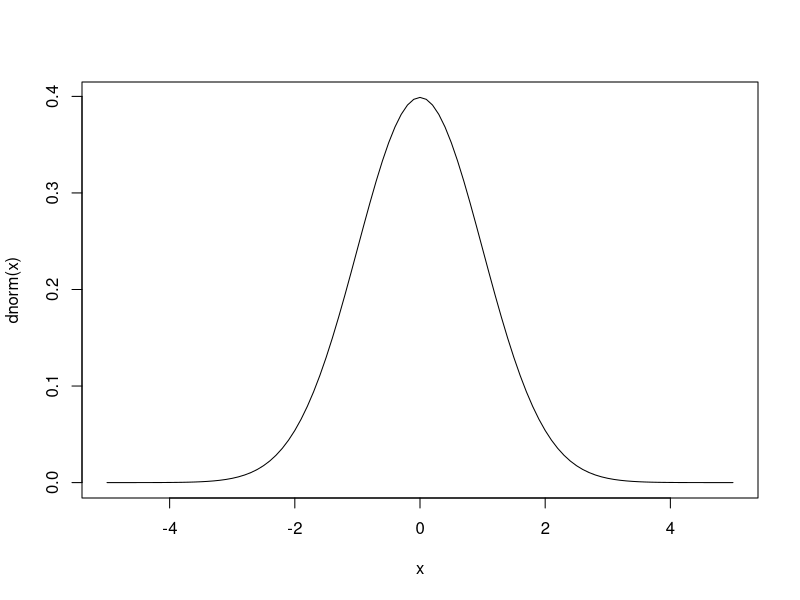
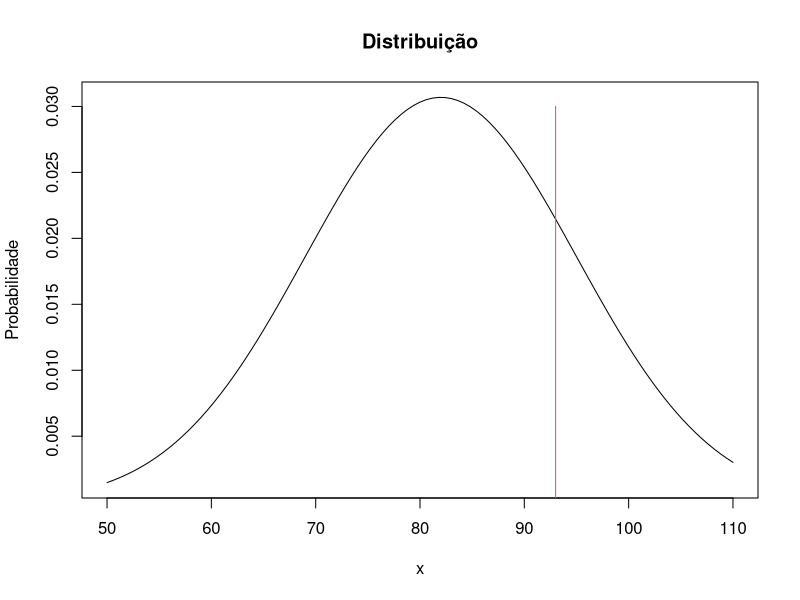
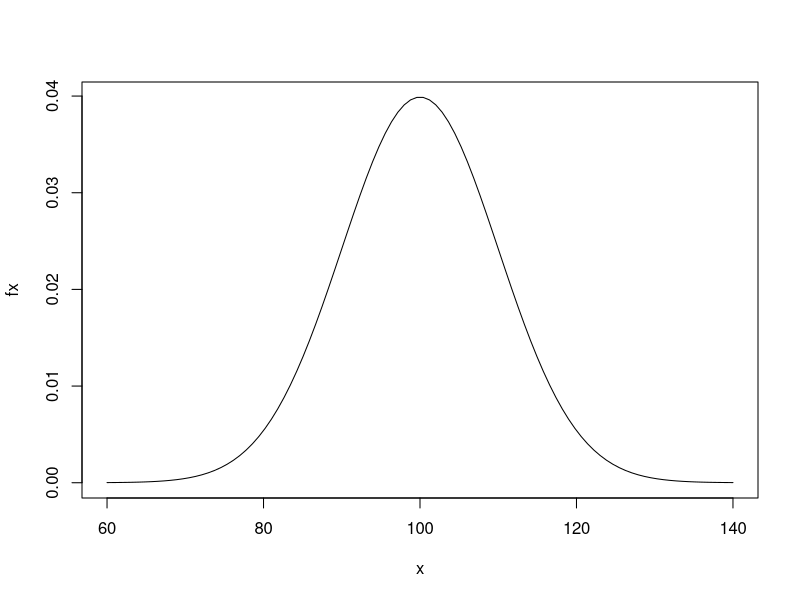
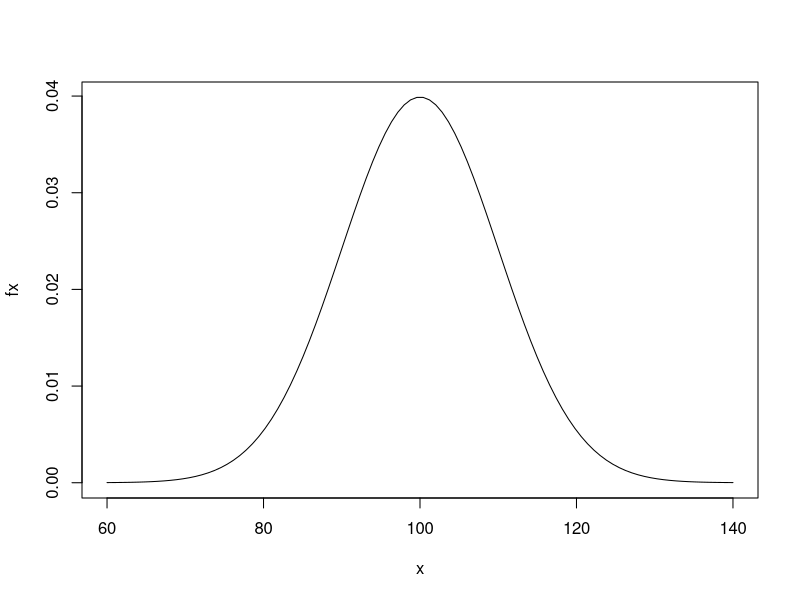
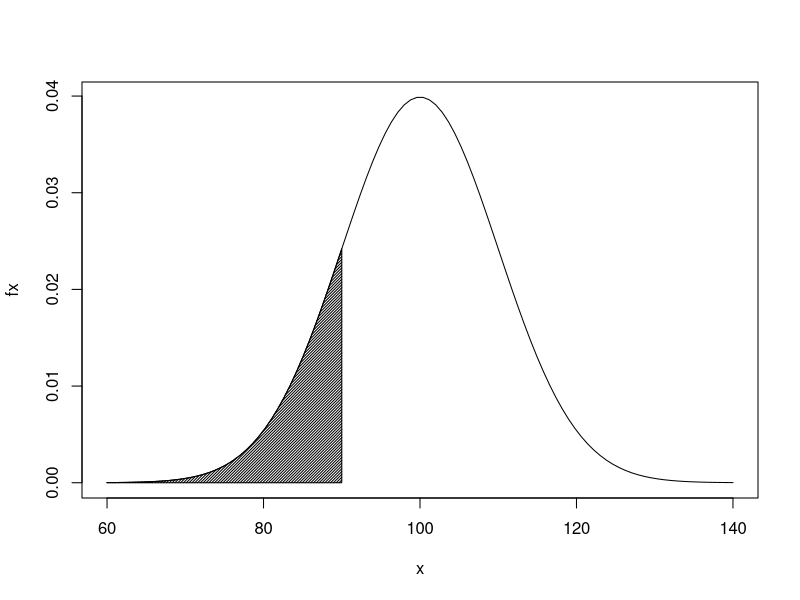

Recreate these plots in R, in order.
# Sua importância se deve a vários fatores, entre eles temos o teorema central do limite, 
# o qual é um resultado fundamental em aplicações práticas e teóricas, pois garante que, 
# mesmo que os dados não sejam distribuídos segundo uma normal, a média dos dados converge para 
# uma distribuição normal conforme o número de dados aumenta.


# Exercício 1) Uma pesquisa contratada por uma oficina mecânica indica que, para cada ida à oficina,
# um cliente gasta uma média de 45 minutos com um desvio padrão de 12 minutos. O tempo gasto na 
# oficina é normalmente distribuído e representado pela variável aleatória 𝑥. Encontre o que é pedido
# para as seguintes situações:

# a) A probabilidade de um cliente, ao entrar na oficina, demorar entre 24 e 54 minutos.
pnorm (54, 45, 12) - pnorm (24, 45, 12)

# b) A probabilidade de um cliente, ao entrar na oficina, demorar mais de 39 minutos.
1 - pnorm (39, 45, 12)

# c) Se 15 clientes entram na oficina, quantos deles devem permanecer por mais de 39 minutos?
15 * (1 - pnorm (39, 45, 12))

# Exemplo 2) Para uma distribuição normal padrão, calcule: 
# a) A função de probabilidade acumulada 𝐹(𝑥) até −1.
pnorm (-1)

# b) O valor de 𝑎 tal que 𝑃(𝑋 ≤ 𝑎) = 0,975.
qnorm (0.975)

# c) Uma amostra de 5 elementos.
rnorm (5)

# Exemplo 3) Qual a probabilidade de ocorrência de um valor menor que 20 em uma distribuição
# normal de média 50 e desvio padrão igual a 15?
valor.referencia <- 20
media <- 50
desvio.padrao <- 15
pnorm (valor.referencia, media, desvio.padrao)

# Qual seria o resultado esperado se o valor de referência fosse 50?
pnorm (50, 50, 15)

# Qual seria o resultado esperado se o valor de referência fosse 20 e o desvio padrão 30?
pnorm (20, 50, 30)

# Exemplo 4) Desenhe uma curva de uma distribuição normal padrão entre −5 e 5.
curve (dnorm (x), -5, 5)

# Exercício 2) Um time de futebol coletou dados referentes ao peso de seus jogadores inscritos 
# em um campeonato. Sabendo-se que o peso da população de jogadores segue uma distribuição normal 
# com média 82 e desvio padrão 13, calcule:

# a) A probabilidade de se encontrar um jogador com mais de 93 quilos.
1 - pnorm (93, 82, 13)

# b) O valor do peso para o qual a probabilidade de se encontrar valores menores que o deste 
# seja de 70%.

qnorm (0.7, 82, 13)

# Exemplo 5) Plote o gráfico do exercício anterior:
curve (dnorm (x, 82, 13),
50, 110, #limites do gráfico
main = "Distribuição",
ylab = "Probabilidade")
lines (c (93, 93), #início e fim da linha em relação ao eixo x
c (0, 0.03), #início e fim da linha em relação ao eixo y
col = 2) #cor vermelha


# A probabilidade de um evento em uma distribuição contínua é uma área sob a curva da distribuição. 
# Vamos reforçar esta ideia com um exemplo.
# Seja 𝑋 uma variável aleatória com distribuição 𝑋~𝑁 𝜇, 𝜎2 = 𝑁(100, 100).
# Para calcular a probabilidade 𝑃 𝑋 ≤ 95 , podemos usar o comando:
pnorm (95, 100, 10)

# Vamos escrever uma função em R que represente 𝑓(𝑥) para a distribuição Normal.
funcao.normal <- function (x) {
    fx <- (1 / sqrt (2 * pi * 100)) * exp ((-1 / 200) * (x - 100)^2)
    return (fx)
}

x <- seq (60, 140, length.out = 100)
fx <- funcao.normal (x)
plot (x, fx, type = "l")

# Para marcar no gráfico a área que corresponde à probabilidade pedida, criamos um polígono.

x <- seq (60, 140, length.out = 100)
fx <- funcao.normal (x)
plot (x, fx, type = "l")
vx <- c (60, 60, x[x < 90], 90, 90)
vy <- c (0, funcao.normal(60), fx[x < 90], funcao.normal(90), 0) 
plot (x, fx, type = "l")
polygon (vx, vy, dens = 50)

# Para calcular a área pedida sem usar a função pnorm(), podemos usar a função de integração 
# numérica integrate(), que diferentemente da pnorm() reporta ainda o erro de aproximação numérica.
pnorm (90, mean = 100, sd = 10)
integrate (funcao.normal, -Inf, 90)

# Para 𝑃(90 ≤ 𝑋 ≤ 105) e 𝑃(𝑋 > 90) teríamos:
pnorm(105,100,10) - pnorm(90,100,10) 
integrate (funcao.normal, 90, 105)

1 - pnorm (90, 100, 10)
integrate (funcao.normal, 90, +Inf)

